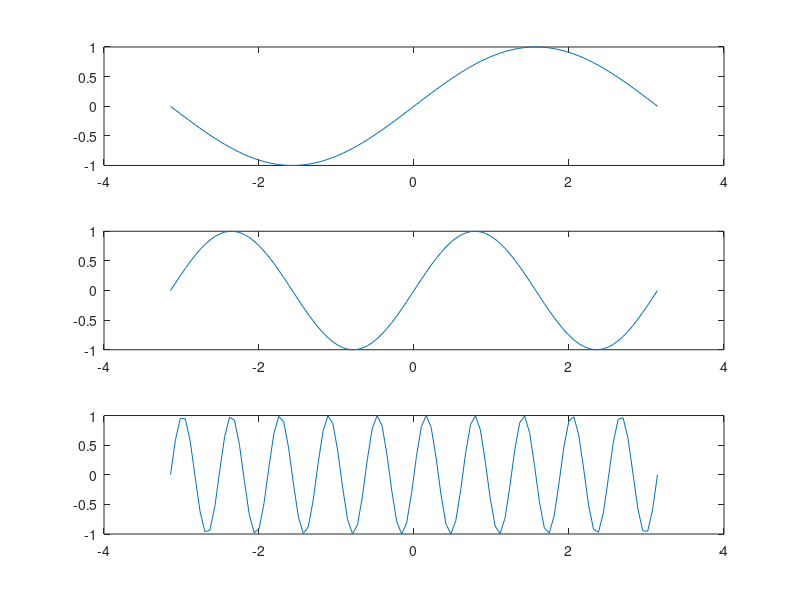
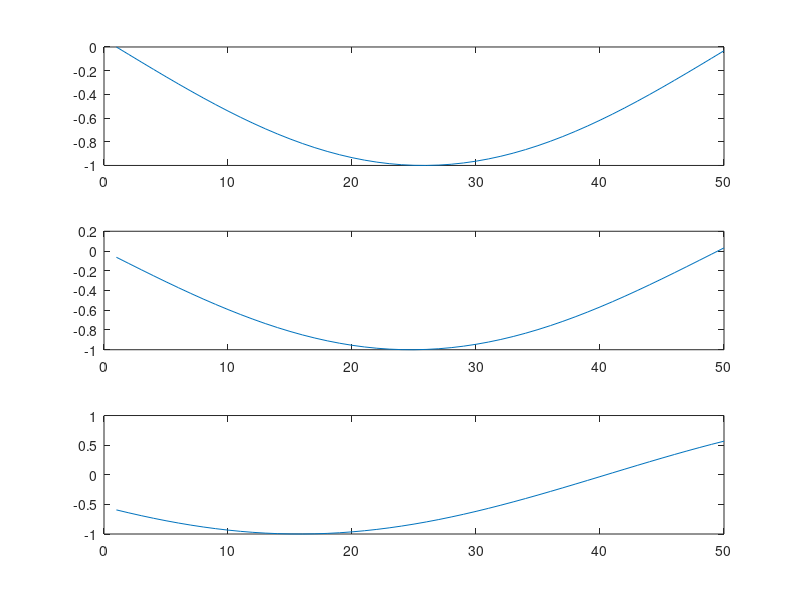
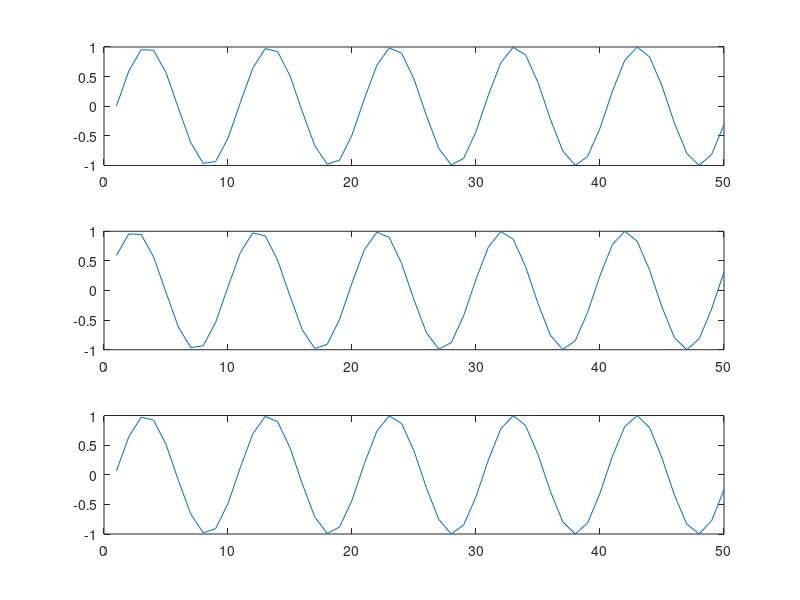
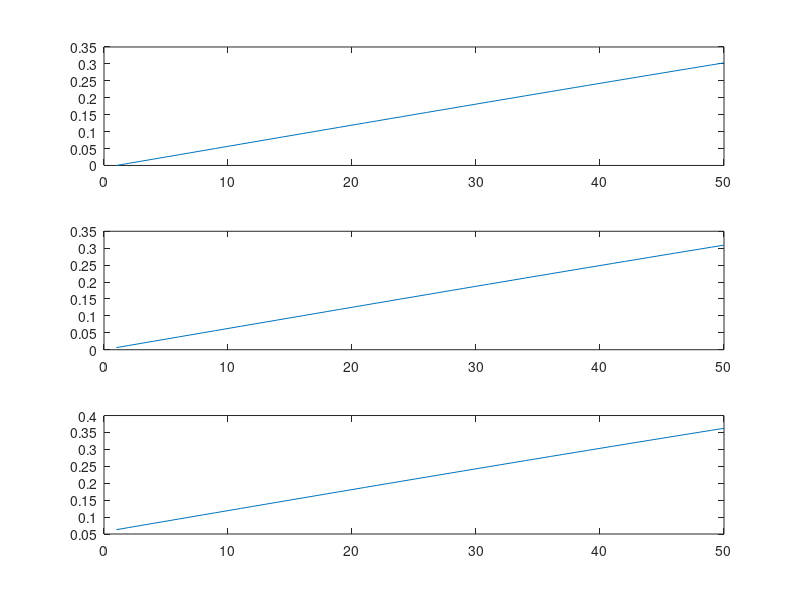

Source code (MATLAB) for these figures, in order:
a = linspace(-pi,pi,100);
b = linspace(-pi,pi,1000);
c = linspace(-pi,pi,10000);



x1  = sin(a*1);
x2  = sin(a*2);
x10 = sin(a*10);

y1  = sin(b*1);
y2  = sin(b*2);
y10 = sin(b*10);

z1  = sin(c*1);
z2  = sin(c*2);
z10 = sin(c*10);

figure(1);
title('Overview of waveforms');
subplot(3,1,1);
plot(a,x1);
subplot(3,1,2);
plot(a,x2);
subplot(3,1,3);
plot(a,x10);



w1 = 1:50;
w2 = 2:51;
w3 = 11:60;

figure(2);
title({'Comparison of different windows at low frequency',' @ 100 samples'});
subplot(3,1,1);
plot(w1,x1(w1));
subplot(3,1,2);
plot(w1,x1(w2));
subplot(3,1,3);
plot(w1,x1(w3));

figure(3);
title('Comparison of different windows at high frequency @ 100 samples');
subplot(3,1,1);
plot(w1,x10(w1));
subplot(3,1,2);
plot(w1,x10(w2));
subplot(3,1,3);
plot(w1,x10(w3));

figure(4);
title('Comparison of different windows at high frequency @ 10000 samples');
subplot(3,1,1);
plot(w1,z10(w1));
subplot(3,1,2);
plot(w1,z10(w2));
subplot(3,1,3);
plot(w1,z10(w3));

figure(5);
title('Absolute difference between original and shifted signal at different sample rates');
subplot(3,1,1);
plot(w1,abs(x1(w1)-x1(w2)));
subplot(3,1,2);
plot(w1,abs(y1(w1)-y1(w2)));
subplot(3,1,3);
plot(w1,abs(z1(w1)-z1(w2)));


disp('100 samples')
disp('shift by 1')
corr(x1(w1),x1(w2))
corr(x2(w1),x2(w2))
corr(x10(w1),x10(w2))
disp('shift by 10')
corr(x1(w1),x1(w3))
corr(x2(w1),x2(w3))
corr(x10(w1),x10(w3))

disp('1000 samples')
disp('shift by 1')
corr(y1(w1),y1(w2))
corr(y2(w1),y2(w2))
corr(y10(w1),y10(w2))
disp('shift by 10')
corr(y1(w1),y1(w3))
corr(y2(w1),y2(w3))
corr(y10(w1),y10(w3))

disp('10000 samples')
disp('shift by 1')
corr(z1(w1),z1(w2))
corr(z2(w1),z2(w2))
corr(z10(w1),z10(w2))
disp('shift by 10')
corr(z1(w1),z1(w3))
corr(z2(w1),z2(w3))
corr(z10(w1),z10(w3))
